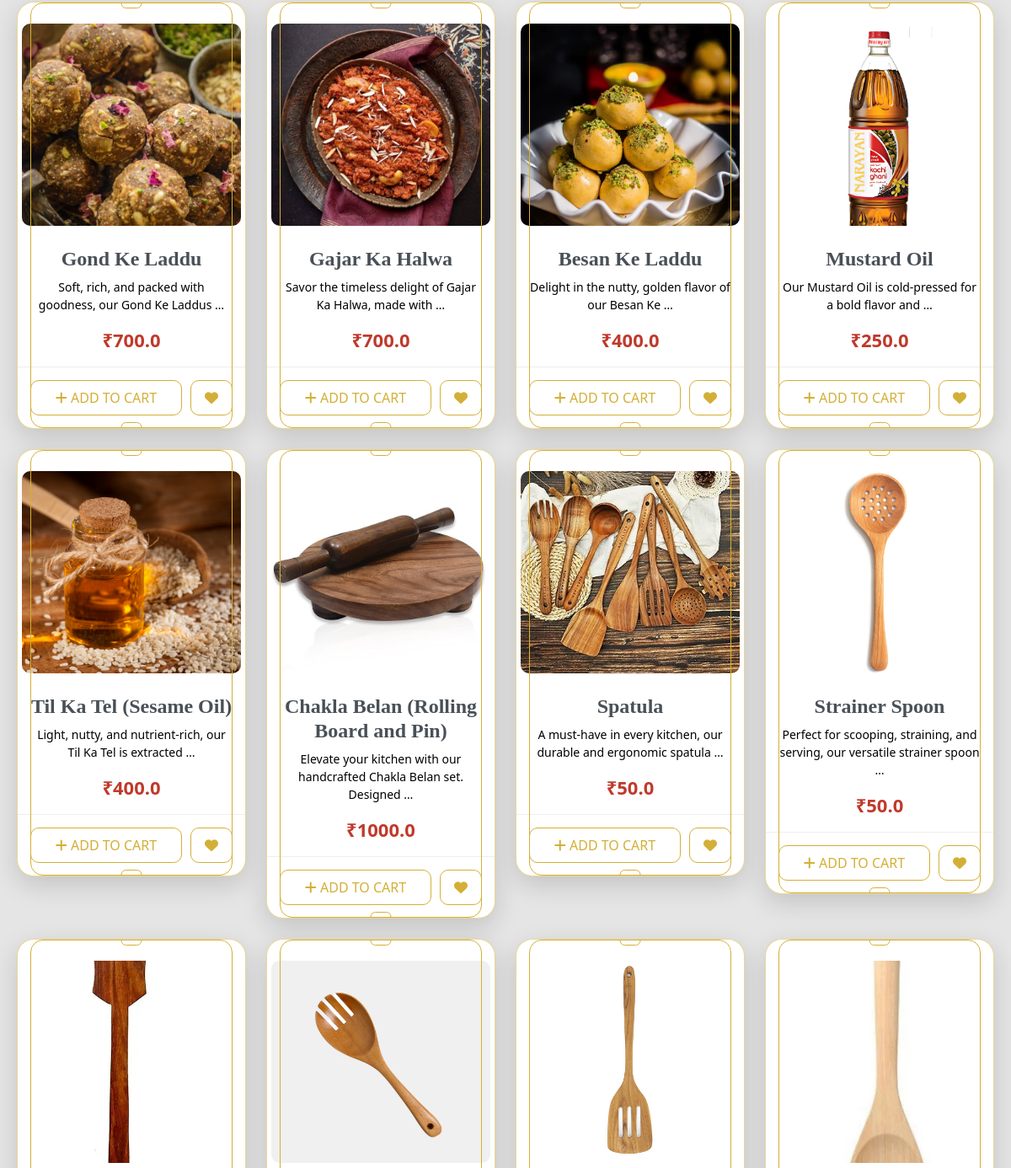
Before: / (middle part) with the older database file.
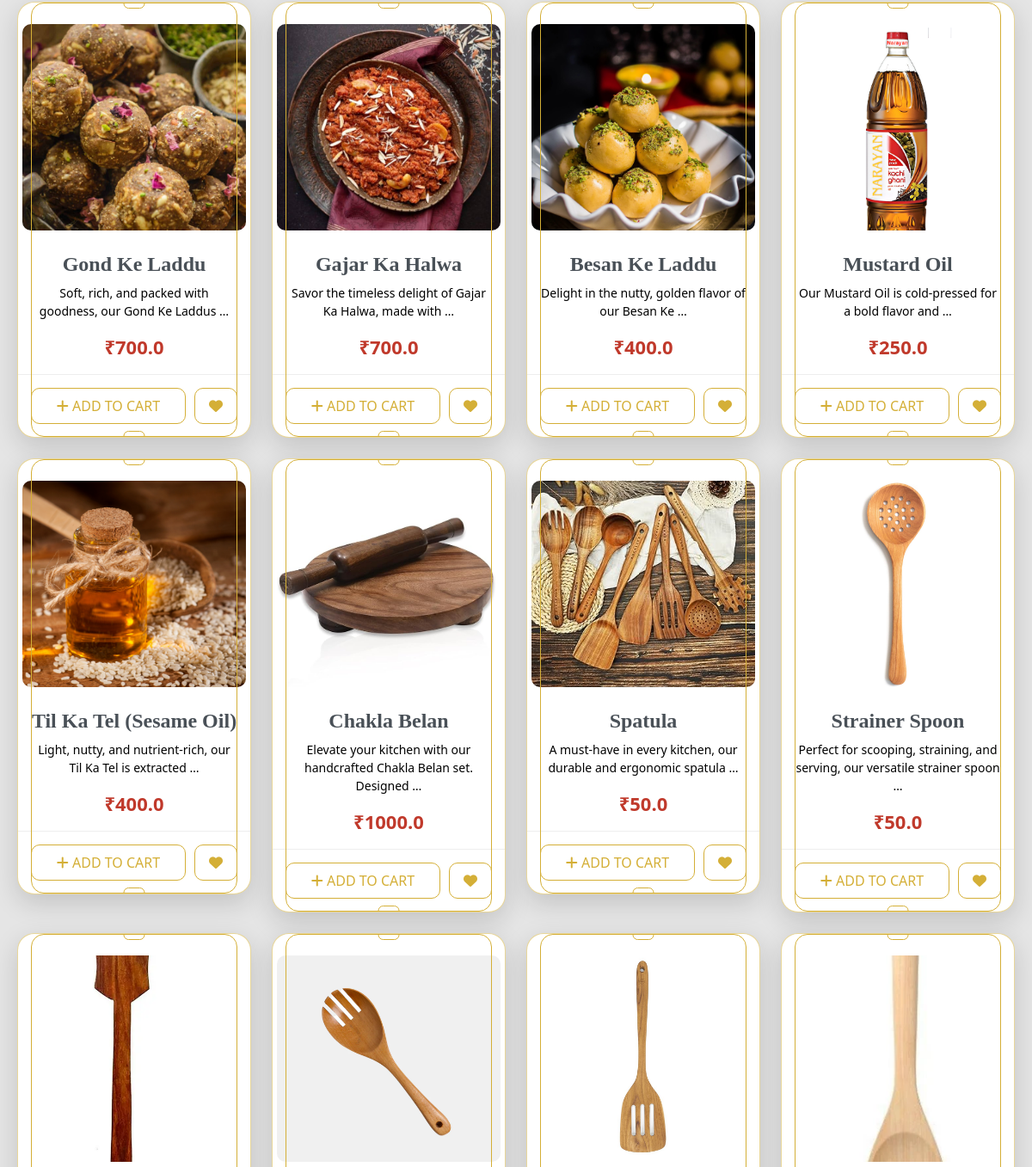
After: the same page with the newer database file.
### home/models.py (models this page shows, shortened)
class Product_Details(models.Model):
    product_name = models.CharField(max_length=50)
    details = models.TextField()
    price = models.FloatField()
    available = models.BooleanField(default=True)
    quantity = models.IntegerField()
    item_type = models.CharField(max_length=50)
    created_at = models.DateField(default=now)

### home/views.py (the view)
# urls.py: path("",views.index,name="home"),
def index(req):
    products = Product_Details.objects.all()
    return render(req, "home.html", {"products": products})

### templates/home.html (shortened to what this page needs)
{% extends "root.html" %}
{% load static %}
{% block content %}
    {% if not products %}
    <div class="container text-center my-5">
        <p>The server is down.
            we are working on it
        </p>
        <img src="static/image/server down.png" alt="Server Down" class="img-fluid" style="max-width: 100%; height: auto;">
    {% else %}
    {% load static %}
    <div class="container" style="background-color: var(--card-bg);">
        <div class="row row-cols-1 row-cols-md-2 row-cols-lg-4 g-4 justify-content-center">
            {% for product in products %}
                <div class="col-md-4">
                    <div class="product-card" style="background-color: var(--bg-color);">
                        <div class="gold-frame"></div>
                        <a href="{% url "products_details" id=product.id %}" style="text-decoration: none;">
                        <img src="{% static 'image/' %}{{ product.id }}.png"
                             id="product-image-{{ product.id }}"
                             alt="{{ product.product_name }}"
                             class="product-image"
                             data-product-type="{{ product.item_type }}" >
                        <h5 class="product-title" >{{ product.product_name }}</h5>
                        <p class="product-description" style="color: var(--text-color);">{{ product.details|truncatewords:10 }}</p></a>
                        <p class="product-price">₹{{ product.price }}</p>
                        <div class="action-buttons">
                            <button class="btn-icon btn-add" onclick="addToCart('{{ product.id }}')">
                                <i class="fas fa-plus"></i> ADD TO CART
                            </button>
                            <button class="btn-icon btn-wishlist" onclick="addToFav('{{product.id}}')"><i class="fas fa-heart"></i></button>
                        </div>
                    </div>
                </div>
            {% endfor %}
        </div>
    </div>
{% endif %}
{% endblock %}
{% block script %}
<link rel="stylesheet" href="https://cdnjs.cloudflare.com/ajax/libs/OwlCarousel2/2.3.4/assets/owl.carousel.min.css">
<link rel="stylesheet" href="https://cdnjs.cloudflare.com/ajax/libs/OwlCarousel2/2.3.4/assets/owl.theme.default.min.css">
{% endblock script %}

### templates/root.html (shortened to what this page needs)
<!DOCTYPE html>
<html lang="en">
<head>
    {% load static %}
    <link href="https://cdn.jsdelivr.net/npm/bootstrap@5.3.3/dist/css/bootstrap.min.css"
    rel="stylesheet"
>
    <link rel="stylesheet" href="https://cdnjs.cloudflare.com/ajax/libs/font-awesome/6.5.1/css/all.min.css">
    <link href="{% static 'style.css' %}" rel="stylesheet">
</head>
<body oncontextmenu="return false;">
    <main>
        {% block content %}{% endblock %}
    </main>
    {% block script %}{% endblock script %}
</body>
</html>

### static/style.css (style rules this page uses)
:root { --bg-color: white; --text-color: black; --card-bg: #e5e5e5; --navbar-bg: rgba(255, 255, 255, 0.9); --dropdown-bg: rgba(255, 255, 255, 0.9); --link-color: rgb(255, 106, 0); --title-color: #495057; }
body { background-color: var(--bg-color); color: var(--text-color); transition: background 0.3s, color 0.3s; }

Changed rows visible on the page:
changed Product_Details "Elevate your kitchen with our handcrafted Chakla Belan set. Designed …": product_name "Chakla Belan (Rolling Board and Pin)" → "Chakla Belan"
